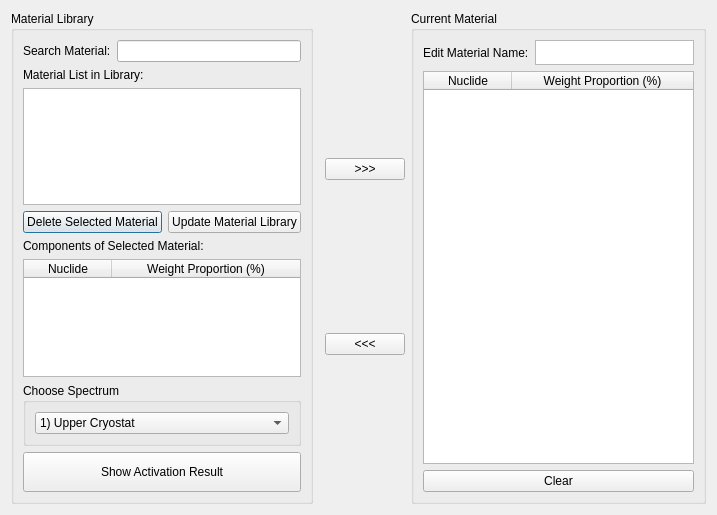
<?xml version="1.0" encoding="UTF-8"?>
<ui version="4.0">
 <class>InputDlg</class>
 <widget class="QDialog" name="InputDlg">
  <property name="enabled">
   <bool>true</bool>
  </property>
  <property name="geometry">
   <rect>
    <x>0</x>
    <y>0</y>
    <width>717</width>
    <height>515</height>
   </rect>
  </property>
  <property name="minimumSize">
   <size>
    <width>700</width>
    <height>500</height>
   </size>
  </property>
  <property name="windowTitle">
   <string>Input parameters for activation data</string>
  </property>
  <property name="sizeGripEnabled">
   <bool>false</bool>
  </property>
  <property name="modal">
   <bool>false</bool>
  </property>
  <layout class="QVBoxLayout" name="verticalLayout_2">
   <item>
    <layout class="QHBoxLayout" name="horizontalLayout" stretch="8,1,8">
     <property name="topMargin">
      <number>0</number>
     </property>
     <item>
      <layout class="QVBoxLayout" name="verticalLayout_4">
       <property name="spacing">
        <number>9</number>
       </property>
       <property name="leftMargin">
        <number>0</number>
       </property>
       <item>
        <widget class="QGroupBox" name="groupBox_3">
         <property name="title">
          <string>Material Library</string>
         </property>
         <layout class="QVBoxLayout" name="verticalLayout_7" stretch="0,0,0,0,0,0,0,0">
          <item>
           <layout class="QHBoxLayout" name="horizontalLayout_2">
            <property name="topMargin">
             <number>0</number>
            </property>
            <item>
             <widget class="QLabel" name="label_3">
              <property name="text">
               <string>Search Material:</string>
              </property>
             </widget>
            </item>
            <item>
             <widget class="QLineEdit" name="textMaterialSearch"/>
            </item>
           </layout>
          </item>
          <item>
           <widget class="QLabel" name="label_2">
            <property name="text">
             <string>Material List in Library:</string>
            </property>
           </widget>
          </item>
          <item>
           <widget class="QListWidget" name="listWidgetMaterialLib">
            <property name="toolTip">
             <string>&lt;html&gt;&lt;head/&gt;&lt;body&gt;&lt;p&gt;This list contains currently cached materials, which can be found in the file in &amp;quot;Data Save/matlist.txt&amp;quot;, in which, each line represent one material's components.&lt;/p&gt;&lt;/body&gt;&lt;/html&gt;</string>
            </property>
           </widget>
          </item>
          <item>
           <layout class="QHBoxLayout" name="horizontalLayout_5">
            <property name="topMargin">
             <number>0</number>
            </property>
            <item>
             <widget class="QPushButton" name="pushButtonDeleteMatFromLib">
              <property name="text">
               <string>Delete Selected Material</string>
              </property>
             </widget>
            </item>
            <item>
             <widget class="QPushButton" name="pushButtonUpdateMaterialLib">
              <property name="text">
               <string>Update Material Library</string>
              </property>
             </widget>
            </item>
           </layout>
          </item>
          <item>
           <widget class="QLabel" name="label">
            <property name="text">
             <string>Components of Selected Material:</string>
            </property>
           </widget>
          </item>
          <item>
           <widget class="QTableWidgetMaterial" name="tableWidgetSelectedMatComposition">
            <attribute name="horizontalHeaderVisible">
             <bool>true</bool>
            </attribute>
            <attribute name="horizontalHeaderDefaultSectionSize">
             <number>88</number>
            </attribute>
            <attribute name="horizontalHeaderStretchLastSection">
             <bool>true</bool>
            </attribute>
            <attribute name="verticalHeaderVisible">
             <bool>false</bool>
            </attribute>
            <column>
             <property name="text">
              <string>Nuclide</string>
             </property>
            </column>
            <column>
             <property name="text">
              <string>Weight Proportion (%)</string>
             </property>
            </column>
           </widget>
          </item>
          <item>
           <widget class="QGroupBox" name="groupBox">
            <property name="title">
             <string>Choose Spectrum</string>
            </property>
            <layout class="QVBoxLayout" name="verticalLayout_5">
             <item>
              <widget class="QComboBox" name="comboBoxSelectSpectra">
               <property name="editable">
                <bool>false</bool>
               </property>
               <property name="maxVisibleItems">
                <number>6</number>
               </property>
               <property name="insertPolicy">
                <enum>QComboBox::NoInsert</enum>
               </property>
               <property name="duplicatesEnabled">
                <bool>true</bool>
               </property>
               <item>
                <property name="text">
                 <string>1) Upper Cryostat</string>
                </property>
               </item>
               <item>
                <property name="text">
                 <string>2) Rear of equatorial port </string>
                </property>
               </item>
               <item>
                <property name="text">
                 <string>3) Beneath lower port extension</string>
                </property>
               </item>
               <item>
                <property name="text">
                 <string>4) Cryostat basement</string>
                </property>
               </item>
               <item>
                <property name="text">
                 <string>5) Port cell</string>
                </property>
               </item>
               <item>
                <property name="text">
                 <string>6) Neutral beam cell</string>
                </property>
               </item>
              </widget>
             </item>
            </layout>
           </widget>
          </item>
          <item>
           <widget class="QPushButton" name="pushButtonShowResult">
            <property name="minimumSize">
             <size>
              <width>0</width>
              <height>40</height>
             </size>
            </property>
            <property name="text">
             <string>Show Activation Result</string>
            </property>
           </widget>
          </item>
         </layout>
        </widget>
       </item>
      </layout>
     </item>
     <item>
      <layout class="QVBoxLayout" name="verticalLayout_3">
       <property name="leftMargin">
        <number>6</number>
       </property>
       <item>
        <widget class="QPushButton" name="pushButtonLoad">
         <property name="text">
          <string>&gt;&gt;&gt;</string>
         </property>
        </widget>
       </item>
       <item>
        <widget class="QPushButton" name="pushButtonSave">
         <property name="text">
          <string>&lt;&lt;&lt;</string>
         </property>
        </widget>
       </item>
      </layout>
     </item>
     <item>
      <layout class="QVBoxLayout" name="verticalLayout">
       <property name="spacing">
        <number>6</number>
       </property>
       <property name="leftMargin">
        <number>0</number>
       </property>
       <property name="topMargin">
        <number>0</number>
       </property>
       <property name="rightMargin">
        <number>0</number>
       </property>
       <property name="bottomMargin">
        <number>0</number>
       </property>
       <item>
        <widget class="QGroupBox" name="groupBox_2">
         <property name="title">
          <string>Current Material</string>
         </property>
         <layout class="QVBoxLayout" name="verticalLayout_6">
          <item>
           <layout class="QHBoxLayout" name="horizontalLayout_3">
            <property name="topMargin">
             <number>0</number>
            </property>
            <item>
             <widget class="QLabel" name="label_4">
              <property name="text">
               <string>Edit Material Name:</string>
              </property>
             </widget>
            </item>
            <item>
             <widget class="QPlainTextEdit" name="textMatName">
              <property name="minimumSize">
               <size>
                <width>0</width>
                <height>0</height>
               </size>
              </property>
              <property name="maximumSize">
               <size>
                <width>16777215</width>
                <height>25</height>
               </size>
              </property>
             </widget>
            </item>
           </layout>
          </item>
          <item>
           <widget class="QTableWidgetMaterial" name="tableWidgetMatComposition">
            <attribute name="horizontalHeaderDefaultSectionSize">
             <number>88</number>
            </attribute>
            <attribute name="horizontalHeaderStretchLastSection">
             <bool>true</bool>
            </attribute>
            <attribute name="verticalHeaderVisible">
             <bool>false</bool>
            </attribute>
            <attribute name="verticalHeaderMinimumSectionSize">
             <number>16</number>
            </attribute>
            <attribute name="verticalHeaderStretchLastSection">
             <bool>false</bool>
            </attribute>
            <column>
             <property name="text">
              <string>Nuclide</string>
             </property>
            </column>
            <column>
             <property name="text">
              <string>Weight Proportion (%)</string>
             </property>
            </column>
           </widget>
          </item>
          <item>
           <widget class="QPushButton" name="pushButtonClearCurrentMat">
            <property name="text">
             <string>Clear</string>
            </property>
           </widget>
          </item>
         </layout>
        </widget>
       </item>
       <item>
        <layout class="QHBoxLayout" name="horizontalLayout_4">
         <property name="topMargin">
          <number>0</number>
         </property>
        </layout>
       </item>
      </layout>
     </item>
    </layout>
   </item>
  </layout>
 </widget>
 <customwidgets>
  <customwidget>
   <class>QTableWidgetMaterial</class>
   <extends>QTableWidget</extends>
   <header location="global">qtablewidgetmaterial.h</header>
  </customwidget>
 </customwidgets>
 <resources/>
 <connections/>
</ui>
